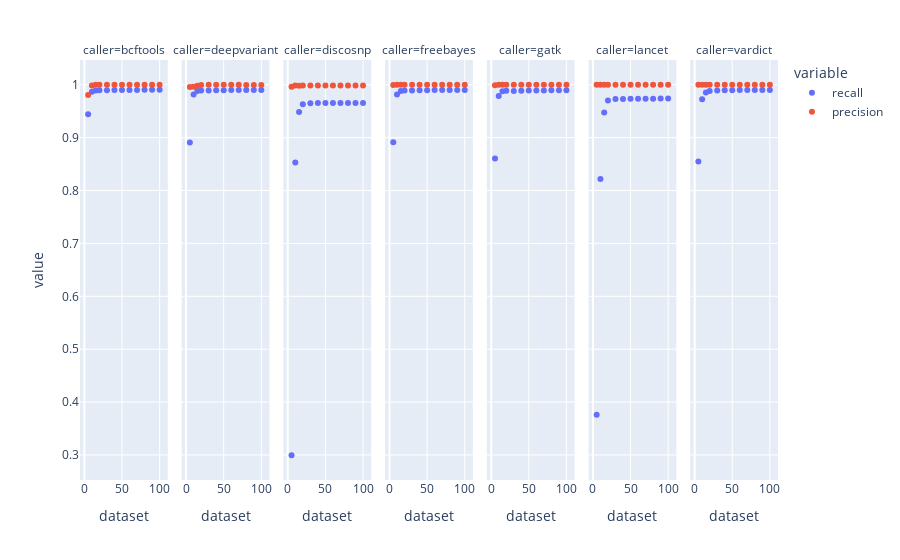

Source (notebook cell):
### Markdown cell above
### SNPs only
**'dataset'** on the x-axis refers to downsampled coverages: 5x, 10x, 15x, 20x, 30x, 40x, 50x, 60x, 70x, 80, 90x. These are downsampled with `head -n [number of reads*4]` from the original 100x datasets.

### Code cell
# Plot 
combinedsnpreads['dataset'] = pd.to_numeric(combinedsnpreads['dataset'], downcast='integer', errors='coerce')
fig = px.scatter(combinedsnpreads, x='dataset', y=['recall', 'precision'], facet_col='caller', 
                 category_orders={'caller': ['bcftools', 'deepvariant', 'discosnp', 'freebayes', 
                                             'gatk', 'lancet', 'vardict']})
fig

### Figure 1 — Plotly figure (JSON) as saved in the notebook; plotly's stock layout.template omitted (floating-point values rounded to 4 significant figures)
{"data": [{"hovertemplate": "variable=recall<br>caller=bcftools<br>dataset=%{x}<br>value=%{y}<extra></extra>", "legendgroup": "recall", "marker": {"color": "#636efa", "symbol": "circle"}, "mode": "markers", "name": "recall", "orientation": "v", "showlegend": true, "type": "scatter", "x": [5, 10, 15, 20, 30, 40, 50, 60, 70, 80, 90, 100], "xaxis": "x", "y": [0.9441, 0.9868, 0.9891, 0.9895, 0.9898, 0.99, 0.9902, 0.9902, 0.9902, 0.9905, 0.9905, 0.9905], "yaxis": "y"}, {"hovertemplate": "variable=recall<br>caller=deepvariant<br>dataset=%{x}<br>value=%{y}<extra></extra>", "legendgroup": "recall", "marker": {"color": "#636efa", "symbol": "circle"}, "mode": "markers", "name": "recall", "orientation": "v", "showlegend": false, "type": "scatter", "x": [5, 10, 15, 20, 30, 40, 50, 60, 70, 80, 90, 100], "xaxis": "x2", "y": [0.8906, 0.9814, 0.9879, 0.9891, 0.9893, 0.9898, 0.9898, 0.99, 0.99, 0.9902, 0.9902, 0.9902], "yaxis": "y2"}, {"hovertemplate": "variable=recall<br>caller=discosnp<br>dataset=%{x}<br>value=%{y}<extra></extra>", "legendgroup": "recall", "marker": {"color": "#636efa", "symbol": "circle"}, "mode": "markers", "name": "recall", "orientation": "v", "showlegend": false, "type": "scatter", "x": [5, 10, 15, 20, 30, 40, 50, 60, 70, 80, 90, 100], "xaxis": "x3", "y": [0.2995, 0.8529, 0.9486, 0.9632, 0.965, 0.9654, 0.9654, 0.9654, 0.9654, 0.9654, 0.9654, 0.9654], "yaxis": "y3"}, {"hovertemplate": "variable=recall<br>caller=freebayes<br>dataset=%{x}<br>value=%{y}<extra></extra>", "legendgroup": "recall", "marker": {"color": "#636efa", "symbol": "circle"}, "mode": "markers", "name": "recall", "orientation": "v", "showlegend": false, "type": "scatter", "x": [5, 10, 15, 20, 30, 40, 50, 60, 70, 80, 90, 100], "xaxis": "x4", "y": [0.8913, 0.9814, 0.9879, 0.9891, 0.9893, 0.9898, 0.9898, 0.99, 0.99, 0.9902, 0.9902, 0.9902], "yaxis": "y4"}, {"hovertemplate": "variable=recall<br>caller=gatk<br>dataset=%{x}<br>value=%{y}<extra></extra>", "legendgroup": "recall", "marker": {"color": "#636efa", "symbol": "circle"}, "mode": "markers", "name": "recall", "orientation": "v", "showlegend": false, "type": "scatter", "x": [5, 10, 15, 20, 30, 40, 50, 60, 70, 80, 90, 100], "xaxis": "x5", "y": [0.8604, 0.9786, 0.9875, 0.9886, 0.9884, 0.9889, 0.9891, 0.9893, 0.9893, 0.9895, 0.9895, 0.9895], "yaxis": "y5"}, {"hovertemplate": "variable=recall<br>caller=lancet<br>dataset=%{x}<br>value=%{y}<extra></extra>", "legendgroup": "recall", "marker": {"color": "#636efa", "symbol": "circle"}, "mode": "markers", "name": "recall", "orientation": "v", "showlegend": false, "type": "scatter", "x": [5, 10, 15, 20, 30, 40, 50, 60, 70, 80, 90, 100], "xaxis": "x6", "y": [0.3759, 0.822, 0.9477, 0.9702, 0.9729, 0.9729, 0.9736, 0.9736, 0.9736, 0.9736, 0.9741, 0.9739], "yaxis": "y6"}, {"hovertemplate": "variable=recall<br>caller=vardict<br>dataset=%{x}<br>value=%{y}<extra></extra>", "legendgroup": "recall", "marker": {"color": "#636efa", "symbol": "circle"}, "mode": "markers", "name": "recall", "orientation": "v", "showlegend": false, "type": "scatter", "x": [5, 10, 15, 20, 30, 40, 50, 60, 70, 80, 90, 100], "xaxis": "x7", "y": [0.8549, 0.9725, 0.9854, 0.9884, 0.9891, 0.9898, 0.9898, 0.99, 0.99, 0.9902, 0.9902, 0.9902], "yaxis": "y7"}, {"hovertemplate": "variable=precision<br>caller=bcftools<br>dataset=%{x}<br>value=%{y}<extra></extra>", "legendgroup": "precision", "marker": {"color": "#EF553B", "symbol": "circle"}, "mode": "markers", "name": "precision", "orientation": "v", "showlegend": true, "type": "scatter", "x": [5, 10, 15, 20, 30, 40, 50, 60, 70, 80, 90, 100], "xaxis": "x", "y": [0.9804, 0.9984, 0.9998, 0.9998, 0.9998, 0.9998, 1, 1, 1, 1, 0.9998, 0.9998], "yaxis": "y"}, {"hovertemplate": "variable=precision<br>caller=deepvariant<br>dataset=%{x}<br>value=%{y}<extra></extra>", "legendgroup": "precision", "marker": {"color": "#EF553B", "symbol": "circle"}, "mode": "markers", "name": "precision", "orientation": "v", "showlegend": false, "type": "scatter", "x": [5, 10, 15, 20, 30, 40, 50, 60, 70, 80, 90, 100], "xaxis": "x2", "y": [0.9957, 0.9963, 0.9979, 0.9993, 1, 1, 1, 1, 0.9998, 0.9995, 0.9995, 0.9995], "yaxis": "y2"}, {"hovertemplate": "variable=precision<br>caller=discosnp<br>dataset=%{x}<br>value=%{y}<extra></extra>", "legendgroup": "precision", "marker": {"color": "#EF553B", "symbol": "circle"}, "mode": "markers", "name": "precision", "orientation": "v", "showlegend": false, "type": "scatter", "x": [5, 10, 15, 20, 30, 40, 50, 60, 70, 80, 90, 100], "xaxis": "x3", "y": [0.9962, 0.9984, 0.9983, 0.9986, 0.9986, 0.9986, 0.9986, 0.9986, 0.9986, 0.9986, 0.9986, 0.9986], "yaxis": "y3"}, {"hovertemplate": "variable=precision<br>caller=freebayes<br>dataset=%{x}<br>value=%{y}<extra></extra>", "legendgroup": "precision", "marker": {"color": "#EF553B", "symbol": "circle"}, "mode": "markers", "name": "precision", "orientation": "v", "showlegend": false, "type": "scatter", "x": [5, 10, 15, 20, 30, 40, 50, 60, 70, 80, 90, 100], "xaxis": "x4", "y": [0.9995, 1, 1, 1, 1, 0.9998, 1, 1, 1, 1, 1, 1], "yaxis": "y4"}, {"hovertemplate": "variable=precision<br>caller=gatk<br>dataset=%{x}<br>value=%{y}<extra></extra>", "legendgroup": "precision", "marker": {"color": "#EF553B", "symbol": "circle"}, "mode": "markers", "name": "precision", "orientation": "v", "showlegend": false, "type": "scatter", "x": [5, 10, 15, 20, 30, 40, 50, 60, 70, 80, 90, 100], "xaxis": "x5", "y": [0.9989, 0.9998, 1, 1, 1, 1, 1, 1, 1, 1, 1, 0.9998], "yaxis": "y5"}, {"hovertemplate": "variable=precision<br>caller=lancet<br>dataset=%{x}<br>value=%{y}<extra></extra>", "legendgroup": "precision", "marker": {"color": "#EF553B", "symbol": "circle"}, "mode": "markers", "name": "precision", "orientation": "v", "showlegend": false, "type": "scatter", "x": [5, 10, 15, 20, 30, 40, 50, 60, 70, 80, 90, 100], "xaxis": "x6", "y": [1, 1, 1, 1, 1, 1, 1, 1, 1, 1, 1, 1], "yaxis": "y6"}, {"hovertemplate": "variable=precision<br>caller=vardict<br>dataset=%{x}<br>value=%{y}<extra></extra>", "legendgroup": "precision", "marker": {"color": "#EF553B", "symbol": "circle"}, "mode": "markers", "name": "precision", "orientation": "v", "showlegend": false, "type": "scatter", "x": [5, 10, 15, 20, 30, 40, 50, 60, 70, 80, 90, 100], "xaxis": "x7", "y": [1, 0.9998, 1, 1, 1, 1, 1, 1, 1, 1, 1, 1], "yaxis": "y7"}], "layout": {"annotations": [{"font": {}, "showarrow": false, "text": "caller=bcftools", "x": 0.06286, "xanchor": "center", "xref": "paper", "y": 1, "yanchor": "bottom", "yref": "paper"}, {"font": {}, "showarrow": false, "text": "caller=deepvariant", "x": 0.2086, "xanchor": "center", "xref": "paper", "y": 1, "yanchor": "bottom", "yref": "paper"}, {"font": {}, "showarrow": false, "text": "caller=discosnp", "x": 0.3543, "xanchor": "center", "xref": "paper", "y": 1, "yanchor": "bottom", "yref": "paper"}, {"font": {}, "showarrow": false, "text": "caller=freebayes", "x": 0.5, "xanchor": "center", "xref": "paper", "y": 1, "yanchor": "bottom", "yref": "paper"}, {"font": {}, "showarrow": false, "text": "caller=gatk", "x": 0.6457, "xanchor": "center", "xref": "paper", "y": 1, "yanchor": "bottom", "yref": "paper"}, {"font": {}, "showarrow": false, "text": "caller=lancet", "x": 0.7914, "xanchor": "center", "xref": "paper", "y": 1, "yanchor": "bottom", "yref": "paper"}, {"font": {}, "showarrow": false, "text": "caller=vardict", "x": 0.9371, "xanchor": "center", "xref": "paper", "y": 1, "yanchor": "bottom", "yref": "paper"}], "autosize": true, "legend": {"title": {"text": "variable"}, "tracegroupgap": 0}, "margin": {"t": 60}, "xaxis": {"anchor": "y", "autorange": true, "domain": [0, 0.1257], "range": [-5.764, 110.8], "title": {"text": "dataset"}, "type": "linear"}, "xaxis2": {"anchor": "y2", "autorange": true, "domain": [0.1457, 0.2714], "matches": "x", "range": [-5.764, 110.8], "title": {"text": "dataset"}, "type": "linear"}, "xaxis3": {"anchor": "y3", "autorange": true, "domain": [0.2914, 0.4171], "matches": "x", "range": [-5.764, 110.8], "title": {"text": "dataset"}, "type": "linear"}, "xaxis4": {"anchor": "y4", "autorange": true, "domain": [0.4371, 0.5629], "matches": "x", "range": [-5.764, 110.8], "title": {"text": "dataset"}, "type": "linear"}, "xaxis5": {"anchor": "y5", "autorange": true, "domain": [0.5829, 0.7086], "matches": "x", "range": [-5.764, 110.8], "title": {"text": "dataset"}, "type": "linear"}, "xaxis6": {"anchor": "y6", "autorange": true, "domain": [0.7286, 0.8543], "matches": "x", "range": [-5.764, 110.8], "title": {"text": "dataset"}, "type": "linear"}, "xaxis7": {"anchor": "y7", "autorange": true, "domain": [0.8743, 1.0], "matches": "x", "range": [-5.764, 110.8], "title": {"text": "dataset"}, "type": "linear"}, "yaxis": {"anchor": "x", "autorange": true, "domain": [0, 1], "range": [0.2452, 1.054], "title": {"text": "value"}, "type": "linear"}, "yaxis2": {"anchor": "x2", "autorange": true, "domain": [0, 1], "matches": "y", "range": [0.2452, 1.054], "showticklabels": false, "type": "linear"}, "yaxis3": {"anchor": "x3", "autorange": true, "domain": [0, 1], "matches": "y", "range": [0.2452, 1.054], "showticklabels": false, "type": "linear"}, "yaxis4": {"anchor": "x4", "autorange": true, "domain": [0, 1], "matches": "y", "range": [0.2452, 1.054], "showticklabels": false, "type": "linear"}, "yaxis5": {"anchor": "x5", "autorange": true, "domain": [0, 1], "matches": "y", "range": [0.2452, 1.054], "showticklabels": false, "type": "linear"}, "yaxis6": {"anchor": "x6", "autorange": true, "domain": [0, 1], "matches": "y", "range": [0.2452, 1.054], "showticklabels": false, "type": "linear"}, "yaxis7": {"anchor": "x7", "autorange": true, "domain": [0, 1], "matches": "y", "range": [0.2452, 1.054], "showticklabels": false, "type": "linear"}}}
